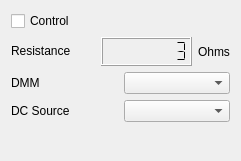
<?xml version="1.0" encoding="UTF-8"?>
<ui version="4.0">
 <class>FrmFourRes</class>
 <widget class="QMainWindow" name="FrmFourRes">
  <property name="geometry">
   <rect>
    <x>0</x>
    <y>0</y>
    <width>241</width>
    <height>161</height>
   </rect>
  </property>
  <property name="windowTitle">
   <string>Resistance Measurement With Alternating Current</string>
  </property>
  <widget class="QWidget" name="widget">
   <layout class="QGridLayout" name="gridLayout">
    <item row="1" column="0">
     <layout class="QHBoxLayout">
      <item>
       <widget class="QLabel" name="textLabel5_2">
        <property name="sizePolicy">
         <sizepolicy hsizetype="Preferred" vsizetype="Fixed">
          <horstretch>0</horstretch>
          <verstretch>0</verstretch>
         </sizepolicy>
        </property>
        <property name="text">
         <string>Resistance</string>
        </property>
        <property name="wordWrap">
         <bool>false</bool>
        </property>
       </widget>
      </item>
      <item>
       <widget class="QLCDNumber" name="m_lcdRes">
        <property name="sizePolicy">
         <sizepolicy hsizetype="Minimum" vsizetype="MinimumExpanding">
          <horstretch>0</horstretch>
          <verstretch>0</verstretch>
         </sizepolicy>
        </property>
        <property name="frameShape">
         <enum>QFrame::Box</enum>
        </property>
        <property name="frameShadow">
         <enum>QFrame::Raised</enum>
        </property>
        <property name="smallDecimalPoint">
         <bool>false</bool>
        </property>
        <property name="numDigits">
         <number>8</number>
        </property>
        <property name="mode">
         <enum>QLCDNumber::Dec</enum>
        </property>
        <property name="segmentStyle">
         <enum>QLCDNumber::Flat</enum>
        </property>
        <property name="value" stdset="0">
         <double>3.000000000000000</double>
        </property>
        <property name="intValue" stdset="0">
         <number>3</number>
        </property>
       </widget>
      </item>
      <item>
       <widget class="QLabel" name="textLabel9_2">
        <property name="sizePolicy">
         <sizepolicy hsizetype="Fixed" vsizetype="Preferred">
          <horstretch>0</horstretch>
          <verstretch>0</verstretch>
         </sizepolicy>
        </property>
        <property name="text">
         <string>Ohms</string>
        </property>
        <property name="wordWrap">
         <bool>false</bool>
        </property>
       </widget>
      </item>
     </layout>
    </item>
    <item row="4" column="0">
     <spacer name="verticalSpacer">
      <property name="orientation">
       <enum>Qt::Vertical</enum>
      </property>
      <property name="sizeHint" stdset="0">
       <size>
        <width>20</width>
        <height>20</height>
       </size>
      </property>
     </spacer>
    </item>
    <item row="2" column="0">
     <layout class="QHBoxLayout" name="_2">
      <item>
       <widget class="QLabel" name="textLabel20">
        <property name="sizePolicy">
         <sizepolicy hsizetype="Preferred" vsizetype="Fixed">
          <horstretch>0</horstretch>
          <verstretch>0</verstretch>
         </sizepolicy>
        </property>
        <property name="text">
         <string>DMM</string>
        </property>
        <property name="wordWrap">
         <bool>false</bool>
        </property>
       </widget>
      </item>
      <item>
       <widget class="QComboBox" name="m_cmbDMM">
        <property name="sizePolicy">
         <sizepolicy hsizetype="Preferred" vsizetype="Fixed">
          <horstretch>0</horstretch>
          <verstretch>0</verstretch>
         </sizepolicy>
        </property>
       </widget>
      </item>
     </layout>
    </item>
    <item row="3" column="0">
     <layout class="QHBoxLayout" name="_3">
      <item>
       <widget class="QLabel" name="textLabel20_2">
        <property name="sizePolicy">
         <sizepolicy hsizetype="Preferred" vsizetype="Fixed">
          <horstretch>0</horstretch>
          <verstretch>0</verstretch>
         </sizepolicy>
        </property>
        <property name="text">
         <string>DC Source</string>
        </property>
        <property name="wordWrap">
         <bool>false</bool>
        </property>
       </widget>
      </item>
      <item>
       <widget class="QComboBox" name="m_cmbDCSource">
        <property name="sizePolicy">
         <sizepolicy hsizetype="Preferred" vsizetype="Fixed">
          <horstretch>0</horstretch>
          <verstretch>0</verstretch>
         </sizepolicy>
        </property>
       </widget>
      </item>
     </layout>
    </item>
    <item row="0" column="0">
     <widget class="QSplitter" name="splitter">
      <property name="orientation">
       <enum>Qt::Horizontal</enum>
      </property>
      <widget class="QCheckBox" name="m_ckbControl">
       <property name="sizePolicy">
        <sizepolicy hsizetype="Fixed" vsizetype="Fixed">
         <horstretch>0</horstretch>
         <verstretch>0</verstretch>
        </sizepolicy>
       </property>
       <property name="autoFillBackground">
        <bool>false</bool>
       </property>
       <property name="text">
        <string>Control</string>
       </property>
      </widget>
     </widget>
    </item>
   </layout>
  </widget>
 </widget>
 <layoutdefault spacing="6" margin="11"/>
 <pixmapfunction>qPixmapFromMimeSource</pixmapfunction>
 <resources/>
 <connections/>
</ui>
